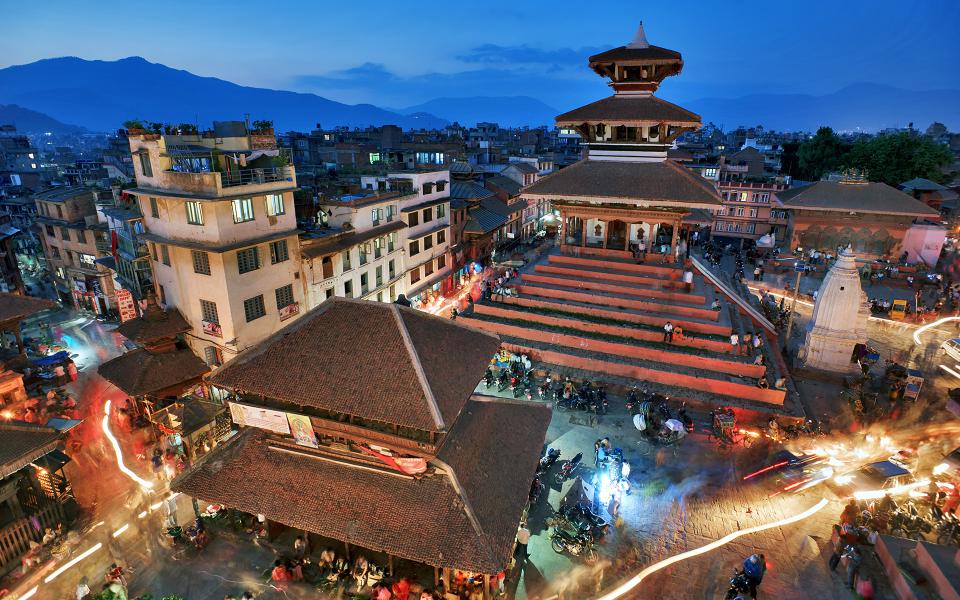
//> input picture Color_Space/test.jpeg, 1920 x 1200 px (shown at 1/2 size)
$ ./main test.jpeg   (built with g++ and OpenCV 4)
//> lines starting //> are read from the running program, lines starting //| are printed output that depends on the picture; after the words box and inside, x2 and y2 are one past the last pixel; in counts of white or black regions, pixels touching at a corner belong together
//> further down, img1 is the input picture: 1200 rows x 1920 cols, CV_8UC3; mean B, G, R 101.4, 91.5, 90.3
### Color_Space/color_func.h
#include <opencv2/imgcodecs.hpp>
#include <opencv2/highgui.hpp>
#include <opencv2/imgproc.hpp>
#include <iostream>
using namespace std;
using namespace cv;


void view_histogram(cv::Mat img , std::string type){
 // TAKES AN IMAGE DISPLAYS ITS HISTOGRAM

std::vector<cv::Scalar> plot_color;

if(type == "bgr"){
    plot_color.push_back(cv::Scalar(255,0,0));
    plot_color.push_back(cv::Scalar(0,255,0));
    plot_color.push_back(cv::Scalar(0,0,255));
    }

if(type == "cmy"){
    plot_color.push_back(cv::Scalar(255,255,255));
    plot_color.push_back(cv::Scalar(255,255,0));
    plot_color.push_back(cv::Scalar(0,255,255));
    }

if(type == "lab"){
    plot_color.push_back(cv::Scalar(255,255,255));
    plot_color.push_back(cv::Scalar(0,255,255));
    plot_color.push_back(cv::Scalar(255,255,0));
    }

vector<Mat> diff_channels;
 split( img, diff_channels );
 int histSize = 256;
 float range[] = { 0, 256 }; //the upper boundary is exclusive
 const float* histRange[] = { range };
 bool uniform = true, accumulate = false;
 Mat first_hist, second_hist, third_hist;
 calcHist( &diff_channels[0], 1, 0, Mat(), first_hist, 1, &histSize, histRange, uniform, accumulate );
 calcHist( &diff_channels[1], 1, 0, Mat(), second_hist, 1, &histSize, histRange, uniform, accumulate );
 calcHist( &diff_channels[2], 1, 0, Mat(), third_hist, 1, &histSize, histRange, uniform, accumulate );
 int hist_w = 512, hist_h = 400;
 int bin_w = cvRound( (double) hist_w/histSize );
 Mat histImage( hist_h, hist_w, CV_8UC3, Scalar( 0,0,0) );
 normalize(first_hist, first_hist, 0, histImage.rows, NORM_MINMAX, -1, Mat() );
 normalize(second_hist, second_hist, 0, histImage.rows, NORM_MINMAX, -1, Mat() );
 normalize(third_hist, third_hist, 0, histImage.rows, NORM_MINMAX, -1, Mat() );
 for( int i = 1; i < histSize; i++ )
 {
 line( histImage, Point( bin_w*(i-1), hist_h - cvRound(first_hist.at<float>(i-1)) ),
 Point( bin_w*(i), hist_h - cvRound(first_hist.at<float>(i)) ),
 plot_color[0], 2, 8, 0 );
 line( histImage, Point( bin_w*(i-1), hist_h - cvRound(second_hist.at<float>(i-1)) ),
 Point( bin_w*(i), hist_h - cvRound(second_hist.at<float>(i)) ),
 plot_color[1], 2, 8, 0 );
 line( histImage, Point( bin_w*(i-1), hist_h - cvRound(third_hist.at<float>(i-1)) ),
 Point( bin_w*(i), hist_h - cvRound(third_hist.at<float>(i)) ),
 plot_color[2], 2, 8, 0 );
 }
 imshow("Histogram", histImage );
}


void show_bgr_channels(cv::Mat img){
    // TAKES AN IMAGE AND SHOWS INDIVIDUAL CHANNEL ALONG WITH ITS HISTOGRAM

    Mat dif_channel[3];
    cv::split(img,dif_channel);
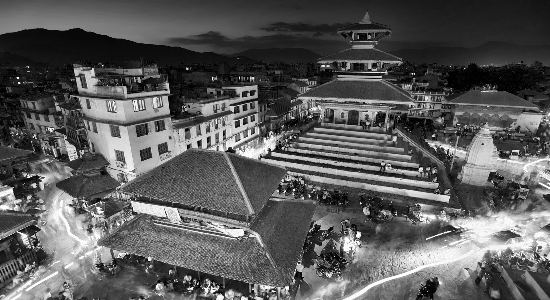
//> dif_channel[2]: 300 rows x 550 cols, CV_8UC1; min 0, max 255, mean 90.3
    imshow("All Channel",img);
	imshow("Blue Channel", dif_channel[0]);
    imshow("Green Channel", dif_channel[1]);
    imshow("Red Channel",dif_channel[2]);
    view_histogram(img,"bgr");
//> in view_histogram, `calcHist( &diff_channels[0], 1, 0, Mat(), first_hist, 1, &histSize, hi..`: first_hist = 256 values, max 2337 at index 223, min 42 at index 240, mean 644.5
//> in view_histogram, `calcHist( &diff_channels[1], 1, 0, Mat(), second_hist, 1, &histSize, h..`: second_hist = 256 values, max 1762 at index 57, min 36 at index 244, mean 644.5
//> in view_histogram, `calcHist( &diff_channels[2], 1, 0, Mat(), third_hist, 1, &histSize, hi..`: third_hist = 256 values, max 1675 at index 37, min 130 at index 255, mean 644.5
//> in view_histogram, `normalize(first_hist, first_hist, 0, histImage.rows, NORM_MINMAX, -1, ..`: first_hist = 256 values, max 400 at index 223, min 0 at index 240, mean 105
//> in view_histogram, `normalize(second_hist, second_hist, 0, histImage.rows, NORM_MINMAX, -1..`: second_hist = 256 values, max 400 at index 57, min 0 at index 244, mean 141
//> in view_histogram, `normalize(third_hist, third_hist, 0, histImage.rows, NORM_MINMAX, -1, ..`: third_hist = 256 values, max 400 at index 37, min 0 at index 255, mean 133.2
	waitKey(0);
    cv::destroyAllWindows();
}

void hsv_tracking(cv::Mat img){
     // TAKES AN IMAGE AND DOES HSV MASKING USING TRACKBAR
    int h_l = 0, s_l = 110, v_l = 153;
    int h_h = 19, s_h = 240, v_h = 255;

    int key_press = 0;
	Mat hsv_image;
	namedWindow("trackbar",WINDOW_NORMAL);
    resizeWindow("trackbar",{400,400});
    //h_l refer Hue lower threshold and h_h refer Hue higher threshold value
	// And here we have send these threshold value as a reference argument to the function because the trackbar value is updated here
	createTrackbar("H_L", "trackbar", &h_l, 255);
	createTrackbar("S_L", "trackbar", &s_l, 255);
	createTrackbar("V_L", "trackbar", &v_l, 255);
	createTrackbar("H_H", "trackbar", &h_h, 255);
	createTrackbar("S_H", "trackbar", &s_h, 255);
	createTrackbar("V_H", "trackbar", &v_h, 255);
	while (true) {
		cvtColor(img, hsv_image, COLOR_BGR2HSV);
//> hsv_image: 300 rows x 550 cols, CV_8UC3; mean H, S, V 60.4, 128, 131
		inRange(hsv_image, Scalar(h_l, s_l , v_l), Scalar(h_h, s_h, v_h), hsv_image);
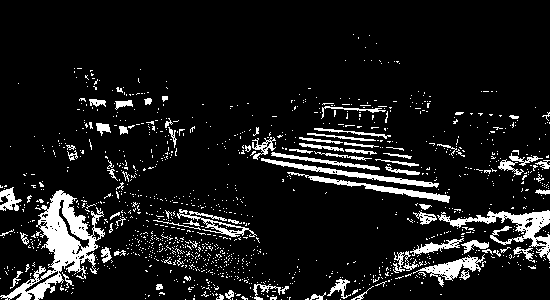
//> hsv_image: 300 rows x 550 cols, CV_8UC1; 10% white; 1253 white regions (1172 under 20 px), largest, box (x1, y1, x2, y2) and area: (0, 190, 105, 300) 3514, (437, 210, 550, 261) 1480, (261, 158, 439, 188) 807
		imshow("Original Image", img);
		imshow("HSV Masked Image", hsv_image);
		key_press = cv::waitKey(1) & 0xFF ;
//> the Esc key is pressed
         if( key_press == 27){
              break;
             }
	}
    cv::destroyAllWindows();
}


void cmy_channels(cv::Mat img){
 // TAKES AN IMAGE AND SHOWS INDIVIDUAL CHANNEL ALONG WITH ITS HISTOGRAM IN CMY COLORSPACE
cv::Mat cmy;

vector<cv::Mat> dst;
    for(int i = 0 ; i < 4 ; i++) {
        dst.push_back(Mat(img.size(), CV_8UC1));
    }
     // Looping through each pixel
    for (int i = 0; i < img.rows; i++) {
        for (int j = 0; j < img.cols; j++) {
            dst[0].at<uchar>(i, j) = 255 - img.at<Vec3b>(i, j)[2] ;
            dst[1].at<uchar>(i, j) = 255 - img.at<Vec3b>(i, j)[1]   ;
            dst[2].at<uchar>(i, j) = 255 - img.at<Vec3b>(i, j)[0]  ;
        }
    }
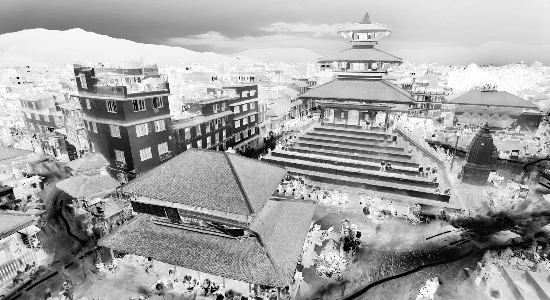
//> dst[0]: 300 rows x 550 cols, CV_8UC1; min 0, max 255, mean 164.7
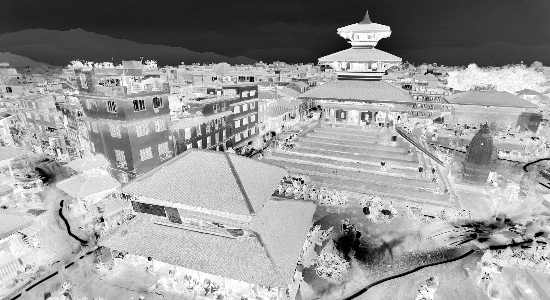
//> dst[2]: 300 rows x 550 cols, CV_8UC1; min 0, max 255, mean 153.6
//> dst[3]: 300 rows x 550 cols, CV_8UC1; every value is 0
    cv::merge(dst,cmy);
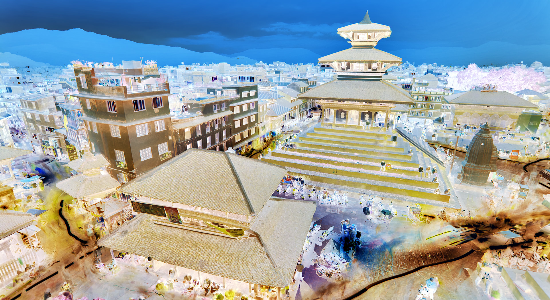
//> cmy: 300 rows x 550 cols, CV_8UC4; mean B, G, R, A 164.7, 163.6, 153.6, 0
    // Display results
    imshow("Original Image", img);
    imshow("c", dst[0]);
    imshow("m", dst[1]);
    imshow("y", dst[2]);
    view_histogram(cmy,"cmy");
    waitKey(0);
    cv::destroyAllWindows();

}


void lab_channels(cv::Mat img){
 // TAKES AN IMAGE AND SHOWS INDIVIDUAL CHANNEL ALONG WITH ITS HISTOGRAM IN LAB COLOR SPACE

    Mat lab_channel[3];
    Mat dst;
    cvtColor(img,dst,cv::COLOR_BGR2Lab);
//> dst: 300 rows x 550 cols, CV_8UC3; mean of channels 0, 1, 2 101, 135.4, 124.5
    split(dst,lab_channel);
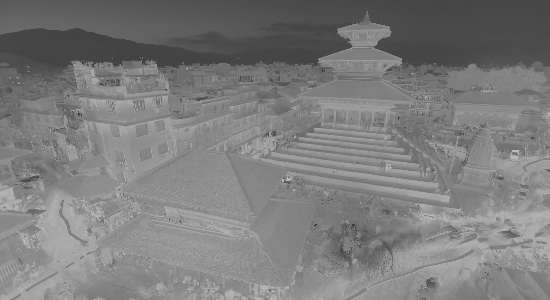
//> lab_channel[2]: 300 rows x 550 cols, CV_8UC1; min 42, max 198, mean 124.5
    // Display results
    imshow("Original Image", img);
    imshow("L", lab_channel[0]);
    imshow("a", lab_channel[1]);
    imshow("b", lab_channel[2]);
    view_histogram(dst,"lab");
//> call 3 of view_histogram, with type = "lab"
//> in view_histogram (call 3), `calcHist( &diff_channels[0], 1, 0, Mat(), first_hist, 1, &histSize, hi..`: first_hist = 256 values, max 1648 at index 58, min 0 at index 4, mean 644.5
//> in view_histogram (call 3), `calcHist( &diff_channels[1], 1, 0, Mat(), second_hist, 1, &histSize, h..`: second_hist = 256 values, max 8504 at index 130, min 0 at index 0, mean 644.5
//> in view_histogram (call 3), `calcHist( &diff_channels[2], 1, 0, Mat(), third_hist, 1, &histSize, hi..`: third_hist = 256 values, max 3525 at index 136, min 0 at index 0, mean 644.5
//> in view_histogram (call 3), `normalize(first_hist, first_hist, 0, histImage.rows, NORM_MINMAX, -1, ..`: first_hist = 256 values, max 400 at index 58, min 0 at index 4, mean 156.4
//> in view_histogram (call 3), `normalize(second_hist, second_hist, 0, histImage.rows, NORM_MINMAX, -1..`: second_hist = 256 values, max 400 at index 130, min 0 at index 0, mean 30.32
//> in view_histogram (call 3), `normalize(third_hist, third_hist, 0, histImage.rows, NORM_MINMAX, -1, ..`: third_hist = 256 values, max 400 at index 136, min 0 at index 0, mean 73.14
//> after the loop in view_histogram (call 3), `for( int i = 1; i < histSize; i++ )`:
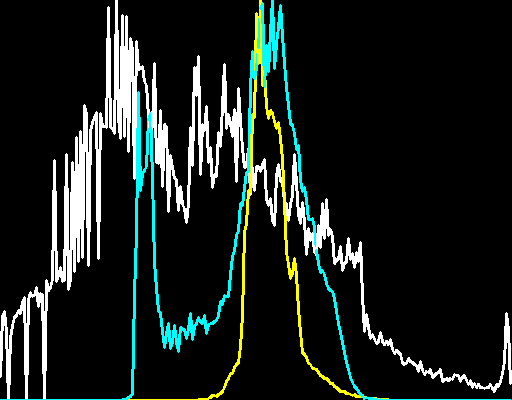
//> histImage: 400 rows x 512 cols, CV_8UC3; mean B, G, R 28.8, 32.1, 24.8
    waitKey(0);
    cv::destroyAllWindows();

}

### Color_Space/main.cpp
#include "color_func.h"

int main(int argc ,char* argv[]){
    if(argc < 2){
        std::cerr << "Provide valid image path" << std::endl;
    }
    Mat img1 = imread(argv[1]);
    resize(img1,img1 , {550,300});
    show_bgr_channels(img1);
    hsv_tracking(img1);
    cmy_channels(img1);
    lab_channels(img1);
    return 0;
}
